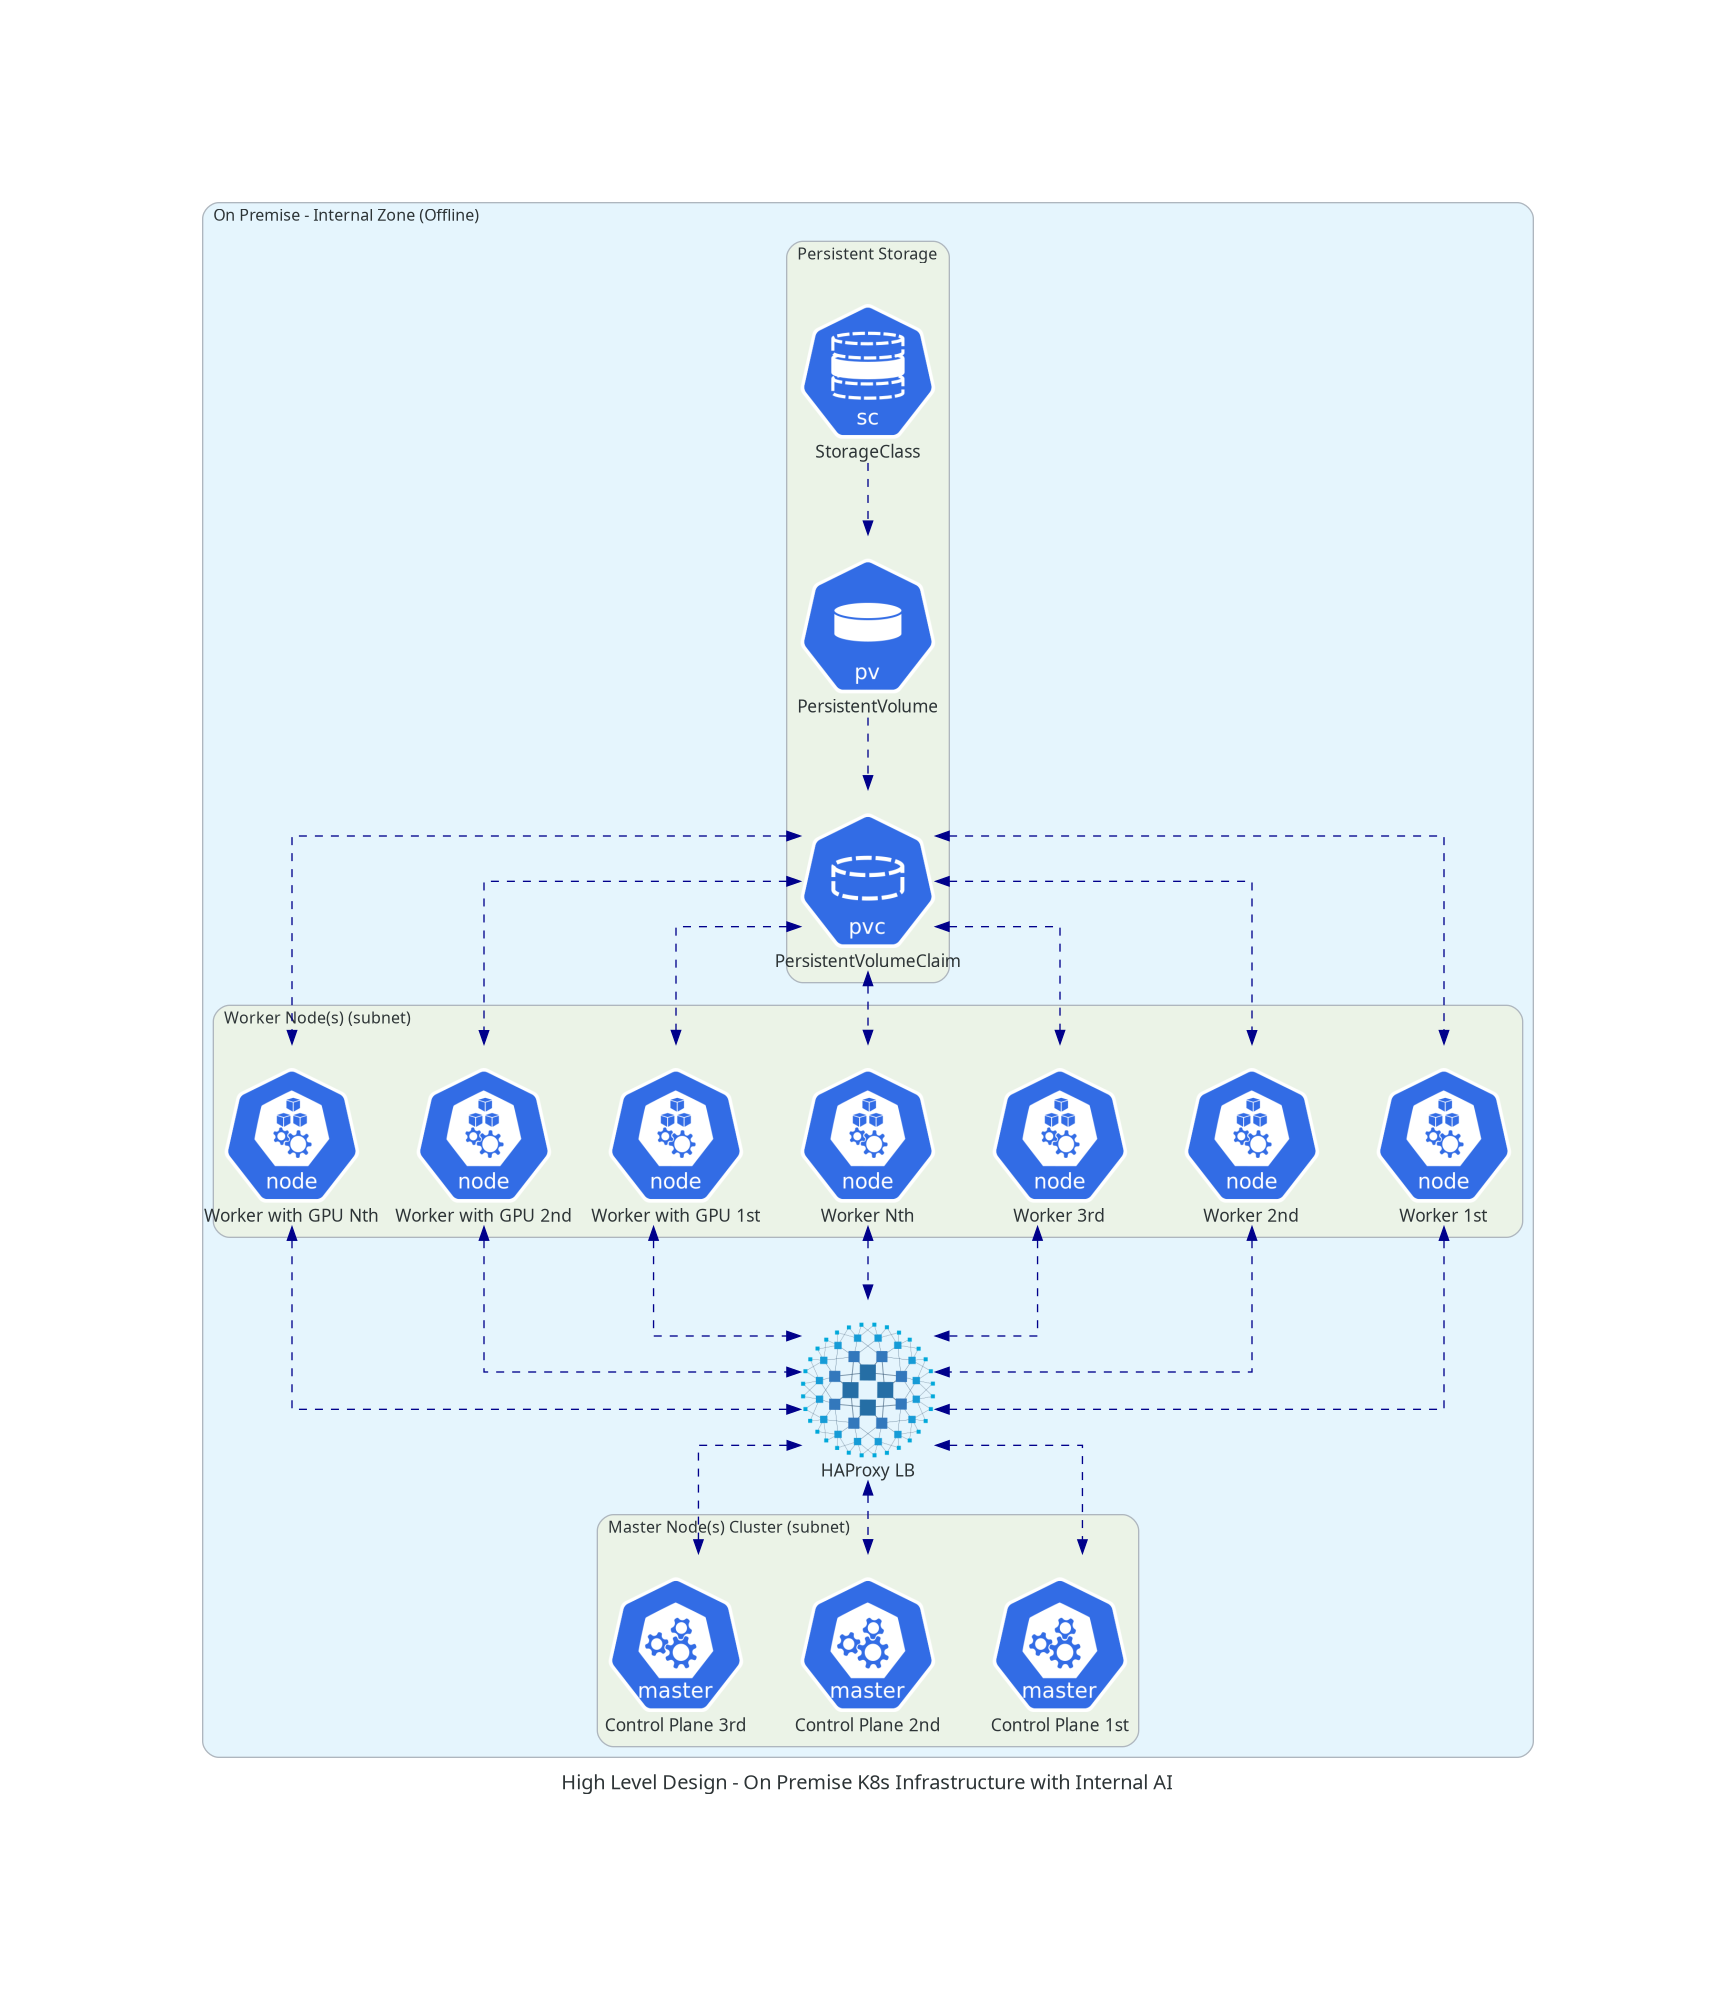

Recreate this plot in Python.
from diagrams.oci.connectivity import VPN
from diagrams import Diagram, Cluster, Edge
from diagrams.k8s.infra import Master, Node
from diagrams.onprem.network import Haproxy
from diagrams.k8s.storage import StorageClass, PersistentVolume, PersistentVolumeClaim

with (((Diagram("High Level Design - On Premise K8s Infrastructure with Internal AI",
                show=False,
                direction="TB",
                filename="offlineAI",
                graph_attr={"bgcolor": "transparent"})))):
    with Cluster("On Premise - Internal Zone (Offline)"):
        loadBalancer = Haproxy("HAProxy LB")

        with Cluster("Worker Node(s) (subnet)"):
            workerNodes = [Node("Worker 1st"),
                           Node("Worker 2nd"),
                           Node("Worker 3rd"),
                           Node("Worker Nth"),
                           Node("Worker with GPU 1st"),
                           Node("Worker with GPU 2nd"),
                           Node("Worker with GPU Nth")]

        with Cluster("Persistent Storage"):
            storageClass = StorageClass("StorageClass")
            persistentVolume = PersistentVolume("PersistentVolume")
            persistentVolumeClaim = PersistentVolumeClaim("PersistentVolumeClaim")

        with Cluster("Master Node(s) Cluster (subnet)"):
            masterNodes = [Master("Control Plane 1st"),
                           Master("Control Plane 2nd"),
                           Master("Control Plane 3rd")]

    storageClass >> Edge(color="darkblue", style="dashed") >> persistentVolume
    persistentVolume >> Edge(color="darkblue", style="dashed") >> persistentVolumeClaim
    persistentVolumeClaim >> Edge(color="darkblue", style="dashed") << workerNodes

    workerNodes >> Edge(color="darkblue", style="dashed") << loadBalancer
    loadBalancer >> Edge(color="darkblue", style="dashed") << masterNodes
